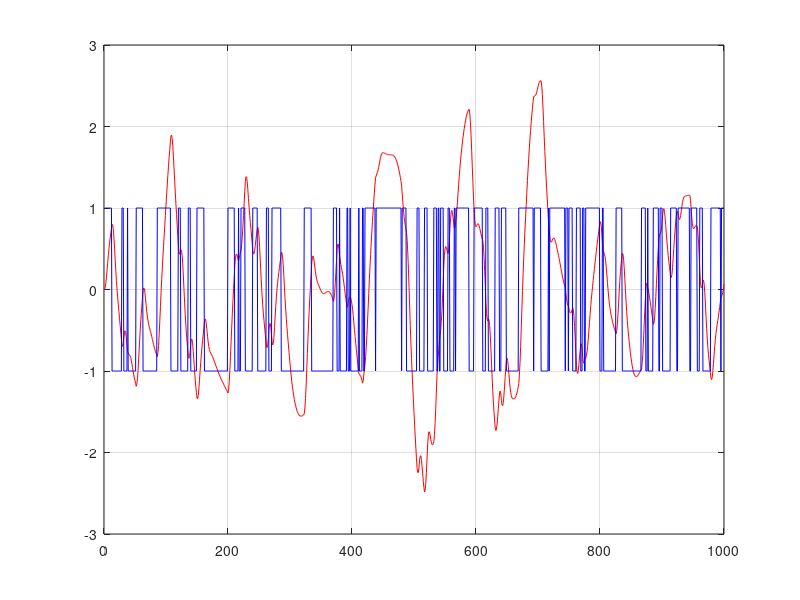

MATLAB code to generate this figure: (Note: this script raises an error after producing the figure.)
%%%%%
%%% 5SMB0 System Identification
%%% Exercise 1 Problem 9
%%% Author: Jiaxuan Zhang
%%%%%
%% load data
load('batch.mat')
figure
plot(y,'r')
hold on
plot(u,'b')
grid on


%% non-smoothed etfe
figure
G1 = etfe(iddata(y, u), [], 512)
bode(G1)

%% Judge window size
% Question: why we judge 30 as the turning point? why the increment of Ryu is weird?
figure
cra(iddata(y, u),500);
title('auto correlation')
grid on;

%% smoothed etfe
figure
G2 = etfe(iddata(y, u), 30, 512)
bode(G2)
